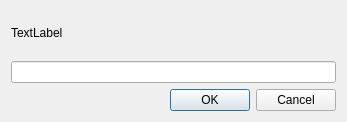
<?xml version="1.0" encoding="UTF-8"?>
<ui version="4.0">
 <class>InputStringDialog</class>
 <widget class="QDialog" name="InputStringDialog">
  <property name="geometry">
   <rect>
    <x>0</x>
    <y>0</y>
    <width>347</width>
    <height>122</height>
   </rect>
  </property>
  <property name="windowTitle">
   <string>Input XXX</string>
  </property>
  <layout class="QVBoxLayout" name="verticalLayout">
   <item>
    <widget class="QLabel" name="displayTextLabel">
     <property name="text">
      <string>TextLabel</string>
     </property>
    </widget>
   </item>
   <item>
    <widget class="QLineEdit" name="inputStringEdit"/>
   </item>
   <item>
    <layout class="QHBoxLayout" name="horizontalLayout">
     <item>
      <spacer name="horizontalSpacer">
       <property name="orientation">
        <enum>Qt::Horizontal</enum>
       </property>
       <property name="sizeHint" stdset="0">
        <size>
         <width>40</width>
         <height>20</height>
        </size>
       </property>
      </spacer>
     </item>
     <item>
      <widget class="QPushButton" name="okButton">
       <property name="text">
        <string>OK</string>
       </property>
       <property name="default">
        <bool>true</bool>
       </property>
      </widget>
     </item>
     <item>
      <widget class="QPushButton" name="cancelButton">
       <property name="text">
        <string>Cancel</string>
       </property>
      </widget>
     </item>
    </layout>
   </item>
  </layout>
 </widget>
 <resources/>
 <connections>
  <connection>
   <sender>okButton</sender>
   <signal>clicked()</signal>
   <receiver>InputStringDialog</receiver>
   <slot>accept()</slot>
   <hints>
    <hint type="sourcelabel">
     <x>216</x>
     <y>102</y>
    </hint>
    <hint type="destinationlabel">
     <x>151</x>
     <y>97</y>
    </hint>
   </hints>
  </connection>
  <connection>
   <sender>cancelButton</sender>
   <signal>clicked()</signal>
   <receiver>InputStringDialog</receiver>
   <slot>reject()</slot>
   <hints>
    <hint type="sourcelabel">
     <x>297</x>
     <y>98</y>
    </hint>
    <hint type="destinationlabel">
     <x>79</x>
     <y>81</y>
    </hint>
   </hints>
  </connection>
  <connection>
   <sender>inputStringEdit</sender>
   <signal>returnPressed()</signal>
   <receiver>InputStringDialog</receiver>
   <slot>accept()</slot>
   <hints>
    <hint type="sourcelabel">
     <x>159</x>
     <y>64</y>
    </hint>
    <hint type="destinationlabel">
     <x>23</x>
     <y>89</y>
    </hint>
   </hints>
  </connection>
 </connections>
</ui>
